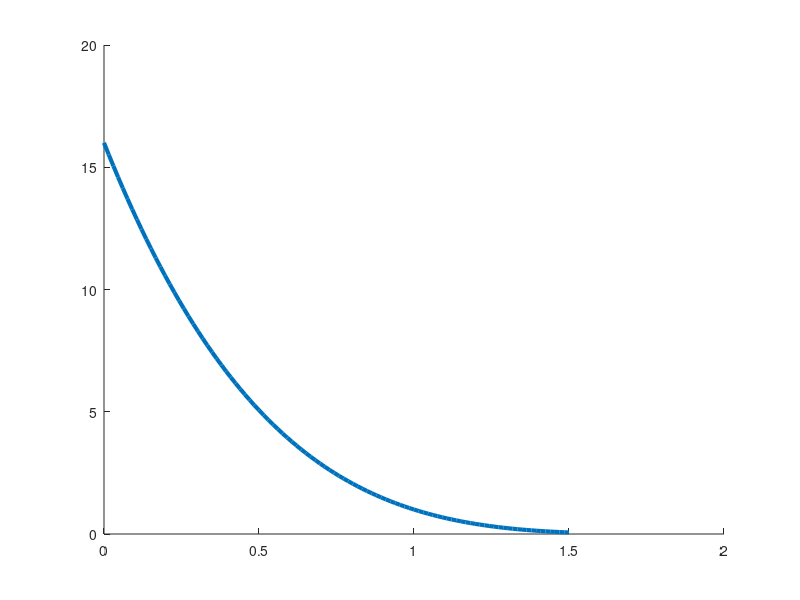

This chart was generated by the following MATLAB code: (Note: this script raises an error after producing the figure.)
%close all;
clc; clear;
X = linspace(0, 1.5);
% f_ = @(x) exp(-1.3 * x).^2;
% j_ = @(x) -1.3 * exp(-1.3 * x);
% F = exp(-1.3 * X).^2;

f_ = @(x) (x - 2).^4;
j_ = @(x) 4 * (x - 2)^3;
F = (X - 2).^4;


x0 = 0.1;
x = x0;

line_colors = {[0.3, 0.8, 1.0], [1, 0.6, 0.1]};
%point_colors = {[0.7, 0.1, 0.6], [1, 0.4, 0.1]};
point_colors = {[0.3, 0.8, 1.0], [1, 0.6, 0.1]};
%%{
figure; hold on; plot(X, F, 'lineWidth', 3); mypoint([x0, f_(x0)], [0, 0.3, 0.7], 50);
lambdas = [0; 6];
for c = 1:length(lambdas)  
    lambda = lambdas(c);
    x = x0;
    for iter = 1:10
        f = f_(x);
        df = j_(x);
        
        %delta =  (x0 - x) + (df * (f - df * (x0 - x))) / (df * df + lambda);
        delta = (df * f) / (df * df + lambda);
        
        delta = - delta;
        myline([x, f], [x + delta, f + df * delta], line_colors{c});
        myline([x, f], [x, f + df * delta], line_colors{c});
        myline([x, f + df * delta], [x + delta, f + df * delta], line_colors{c});
        x = x + delta;
        myline([x, f + df * delta], [x, f_(x)], line_colors{c});
        mypoint([x, f_(x)], point_colors{c}, 50);
    end
end
%ylim([-0.3, 1]); xlim([0, 1.5]);
%%}

figure; hold on; plot(X, F, 'lineWidth', 3); mypoint([x0, f_(x0)], [0, 0.3, 0.7], 50); 
lambdas = [0, 1];
for c = 1:length(lambdas)  
    lambda = lambdas(c);
    x = x0;
    for iter = 1:4
        f = f_(x);
        df = j_(x);       
               
        f0 = f + df * (x0 - x);       
        x_plus = x0 - df * f0 / (df * df + lambda);         
        myline([x; f], [x; f + df * (x_plus - x)], line_colors{c});        
        myline([x0; f + df * (x0 - x)], [x; f], line_colors{c});        
        myline([x; f], [x_plus, f + df * (x_plus - x)], line_colors{c});
        myline([x_plus, f + df * (x_plus - x)], [x_plus, f_(x_plus)], line_colors{c});
        myline([x_plus, f + df * (x_plus - x)], [x0, f + df * (x_plus - x)],  line_colors{c});
        mypoint([x_plus, f_(x_plus)], point_colors{c}, 50);
        
        x = x_plus;
    end
end
%ylim([-0.3, 1]);
xlim([0, 2]);
